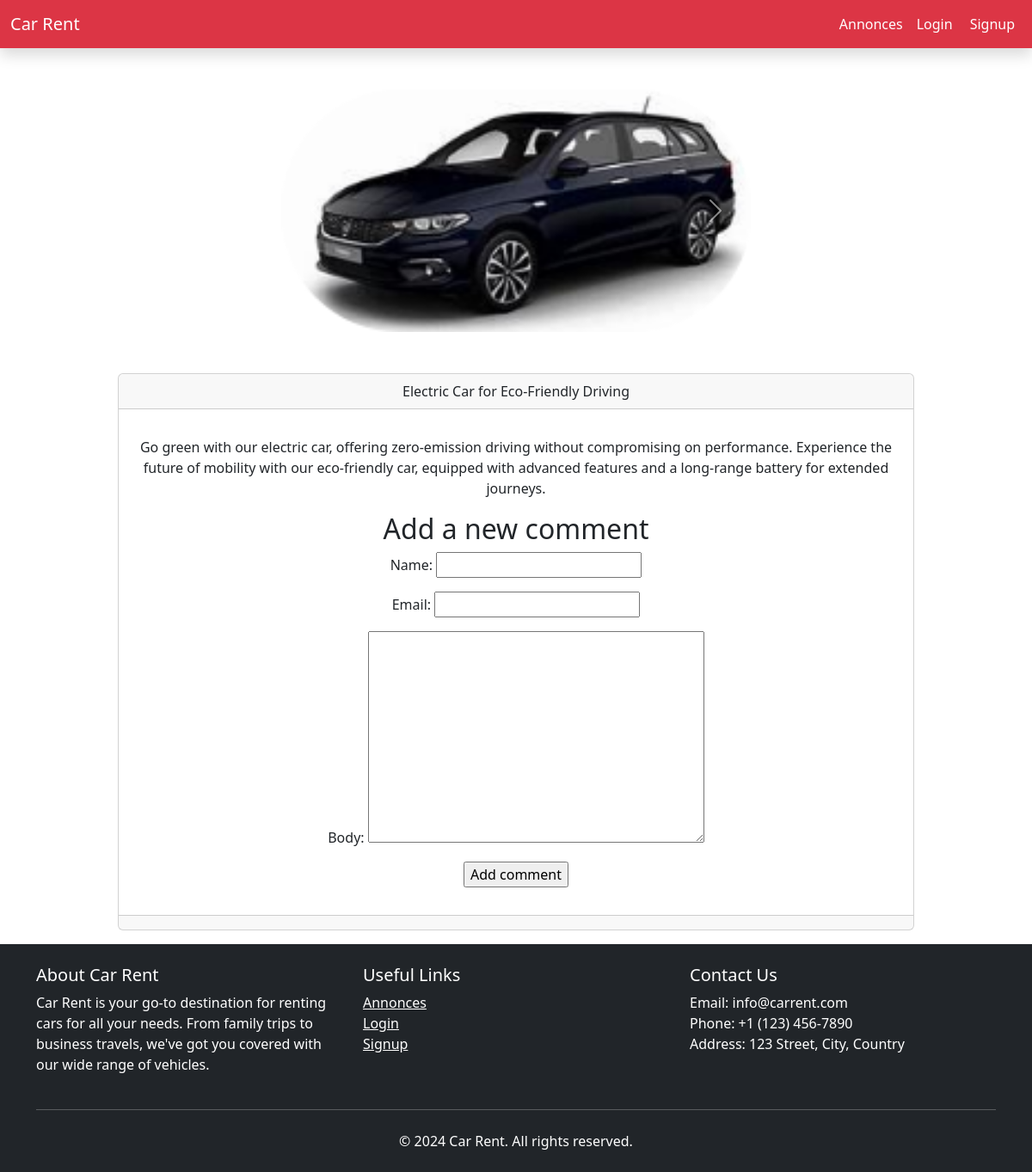
The app's page /2024/2/8/electric-car-for-eco-friendly-driving/ with its own data.
### blog/models.py (models this page shows, shortened)
class Post(models.Model):
    class Status(models.TextChoices):
        DRAFT = 'DF','Draft'
        PUBLISHED = 'PB','Published'
    title = models.CharField(max_length=250)
    slug = models.SlugField(max_length=250,unique_for_date='publish')
    body = models.TextField()
    picture = models.ImageField(upload_to='pictures/%Y/%m/%d',null=True,blank=True)
    publish = models.DateTimeField(default=timezone.now)
    created = models.DateTimeField(auto_now_add=True)
    updated = models.DateTimeField(auto_now=True)
    status = models.CharField(max_length=2,choices=Status.choices,default=Status.DRAFT)
    author = models.ForeignKey(User,on_delete = models.CASCADE,
                               related_name='blog_posts')
    objects = models.Manager()
    published = PublishedManager()
    class Meta:
        ordering = ['-publish']
        indexes = [
            models.Index(fields=['-publish']),
        ]

### blog/views.py (the view)
# urls.py: path('<int:year>/<int:month>/<int:day>/<slug:post>/',views.post_detail,name='post_detail'),
def post_detail(request,year,month,day,post):
    post=get_object_or_404(Post,status=Post.Status.PUBLISHED,
                           slug=post,
                           publish__year=year,
                           publish__month=month,
                           publish__day=day)
    comments = post.comments.filter(active=True)
    form = CommentForm()
    return render(request,'blog/post/detail.html',{'post':post,'comments':comments,'form':form})

### blog/forms.py
class CommentForm(forms.ModelForm):
    class Meta:
        model = Comment
        fields =['name','email','body']

### blog/templates/blog/post/detail.html (shortened to what this page needs)
{% extends "blog/base.html" %}
{% block content %}
<div class="container mb-3 mt-5">
  <div class="row justify-content-center">
      <div class="col-6">
        <div id="carouselExampleRide" class="carousel slide" data-bs-ride="true">
          <div class="carousel-inner">
            <div class="carousel-item active">
              <img src="{{ post.picture.url }}" class="d-block w-100" alt="...">
            </div>
          </div>
          <button class="carousel-control-prev" type="button" data-bs-target="#carouselExampleRide" data-bs-slide="prev">
            <span class="carousel-control-prev-icon" aria-hidden="true"></span>
          </button>
          <button class="carousel-control-next" type="button" data-bs-target="#carouselExampleRide" data-bs-slide="next">
            <span class="carousel-control-next-icon" aria-hidden="true"></span>
          </button>
        </div>
      </div>
  </div>
</div>
<div class="container mb-3 mt-5">
  <div class="row justify-content-center">
      <div class="col-10">
        <div class="card text-center">
          <div class="card-header">
            {{ post.title }}
          </div>
          <div class="card-body">
            <p class="card-text">{{ post.body|linebreaks }}</p>
            <ul class="list-group">
              {% include "blog/post/includes/comment_form.html" %}
            </ul>
          </div>
          <div class="card-footer text-body-secondary">
          </div>
        </div>
      </div>
  </div>
</div>
{% endblock %}

### records on screen
Post: picture (picture), title "Electric Car for Eco-Friendly Driving", body "Go green with our electric car, offering zero-emission driving without compromising on performance. Experience the future of mobility with our eco-friendly car, equipped with advanced features and a long-range battery for extended journeys."
